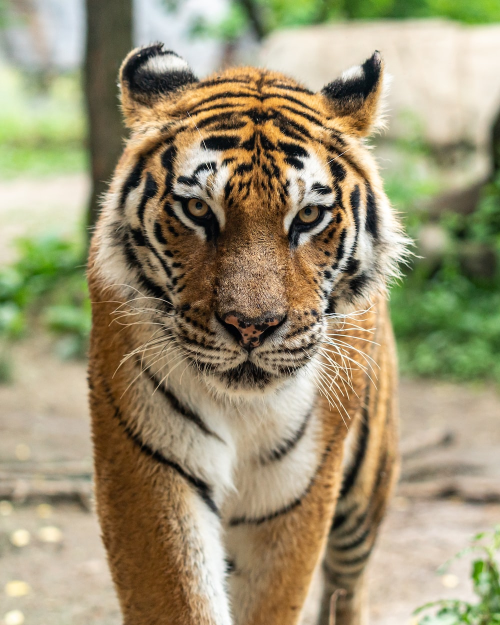
#> input picture tiger.jpg, 1000 x 1250 px (shown at 1/2 size)
$ jupyter execute computer_vision.ipynb
#> lines starting #> are read from the running program, lines starting #| are printed output that depends on the picture; after the words box and inside, x2 and y2 are one past the last pixel; in counts of white or black regions, pixels touching at a corner belong together
[cell 1]
import  cv2
import numpy as np
import matplotlib.pyplot as plt

[cell 2]
a = cv2.imread("tiger.jpg")
#> a is the input picture: shape (1250, 1000, 3); mean B, G, R 115.4, 146.8, 156.5
print(a.shape)
#| (1250, 1000, 3)

[cell 3]
plt.imshow(a)

[cell 4]
b = cv2.cvtColor(a,cv2.COLOR_BGR2GRAY)
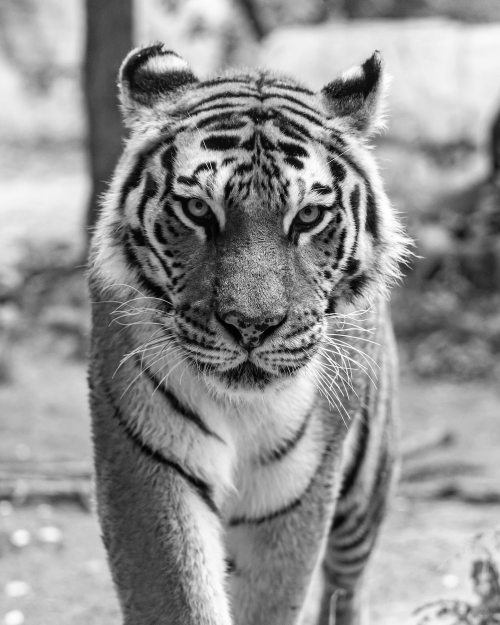
#> b: shape (1250, 1000) (shown at 1/2 size); min 0, max 255, mean 146.1
plt.imshow(b, cmap='gray')

[cell 5]
c = cv2.cvtColor(a ,cv2 .COLOR_BGR2RGB)
plt.imshow(c)

[cell 6]
# resize by resolution
print(a.shape)
#| (1250, 1000, 3)
cr = cv2.resize(c,(200,200))
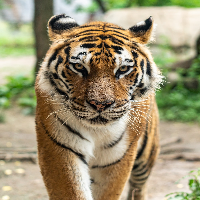
#> cr: shape (200, 200, 3); mean R, G, B 156.6, 146.8, 115.4
plt.imshow(cr)

[cell 7]
# resize by scale
cscaled = cv2.resize(c ,None ,fx=0.5 , fy=0.5)
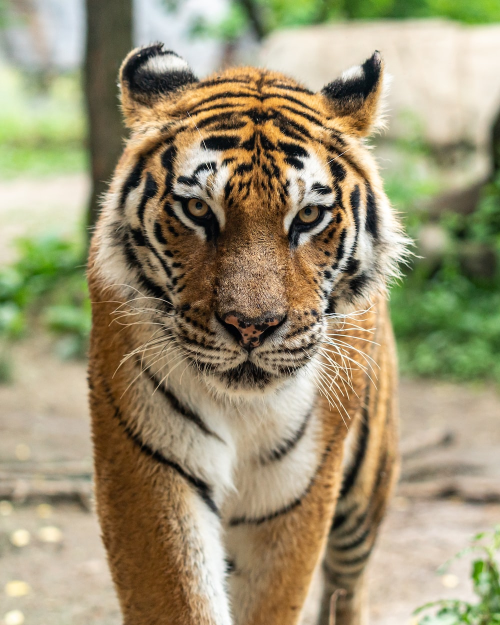
#> cscaled: shape (625, 500, 3); mean R, G, B 156.7, 146.9, 115.5
plt.imshow(cscaled)

[cell 8]
# apply blur
cblur = cv2.GaussianBlur(c,(111,111) , 0)
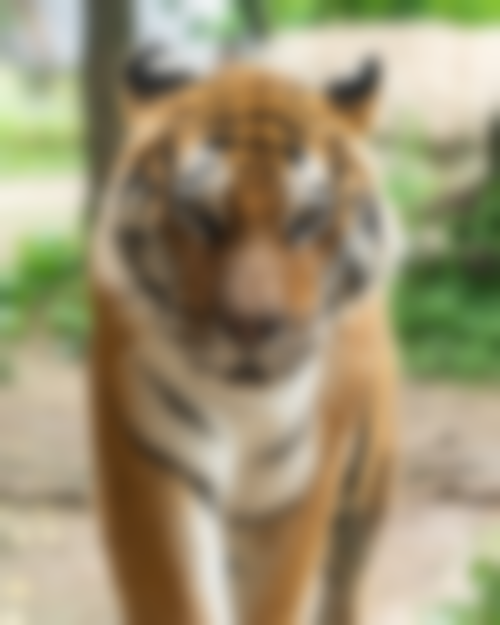
#> cblur: shape (1250, 1000, 3) (shown at 1/2 size); mean R, G, B 156.5, 146.8, 115.4
plt.imshow(cblur)
# save
cblur = cv2.cvtColor(cblur,cv2.COLOR_RGB2BGR)
cv2.imwrite('blur.jpg' ,cblur)
#> Out = True

[cell 9]
# apply edge detection

cgray = cv2.cvtColor(c, cv2.COLOR_RGB2GRAY)
cgray=cv2.GaussianBlur(cgray,(7,7),0)
cgray=cv2.Canny(cgray,10,150)
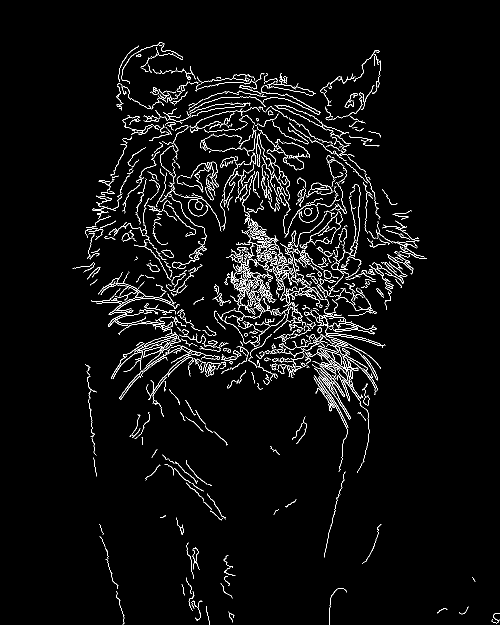
#> cgray: shape (1250, 1000) (shown at 1/2 size); 3.6% white in thin lines or dots, all inside (x1, y1, x2, y2) = (145, 84, 1000, 1250)
plt.imshow(cgray,cmap='gray')

[cell 10]
# invert image (function) bitwise_not : Any
cinvert = cv2.bitwise_not(cgray)
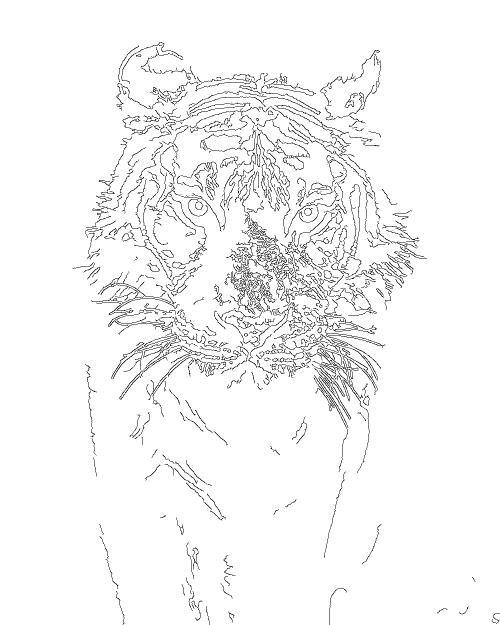
#> cinvert: shape (1250, 1000) (shown at 1/2 size); 96.4% white; black in thin lines or dots, all inside (x1, y1, x2, y2) = (145, 84, 1000, 1250)
plt.imshow(cinvert,cmap='gray')
